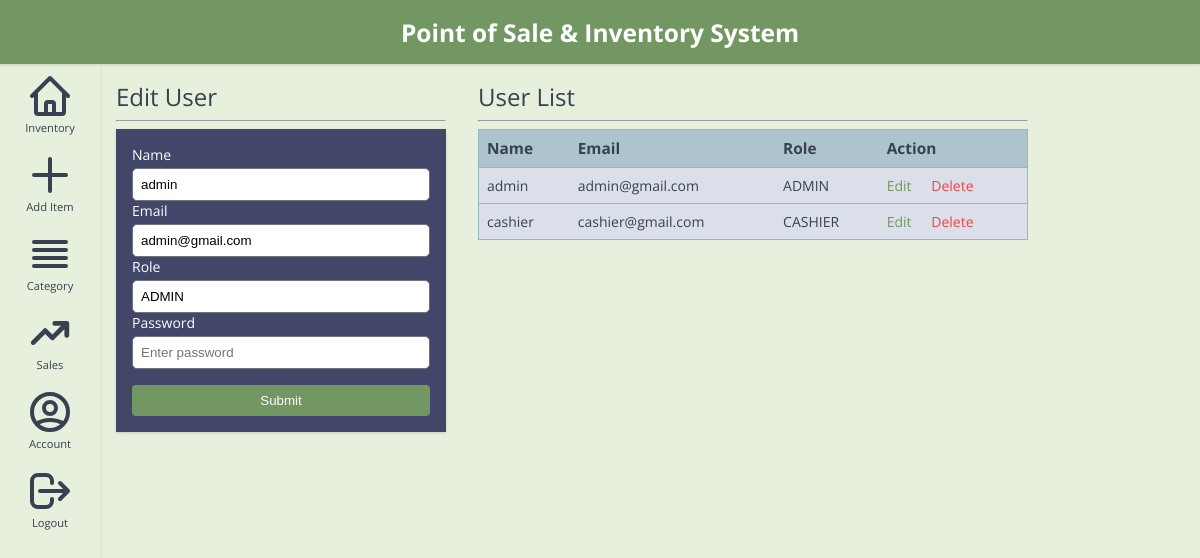
Page /admin_account.php?action=edit&id=1 (signed in) on the committed database.
### tables this page shows
CREATE TABLE `users` (
  `id` int(11) NOT NULL,
  `name` varchar(60) NOT NULL,
  `email` varchar(60) NOT NULL,
  `role` varchar(7) NOT NULL DEFAULT 'CASHIER',
  `password` varchar(60) NOT NULL
);

### _helper.php (called while the page is built, shortened)
<?php
function get($key) {
    if (isset($_GET[$key])) return trim($_GET[$key]);
    return "";
}

### admin_account.php (the view, shortened to what this page needs)
<?php
try {
    $pdo = new PDO("mysql:host=" . DB_HOST . ";dbname=" . DB_DATABASE, DB_USERNAME, DB_PASSWORD);
    $pdo->setAttribute(PDO::ATTR_ERRMODE, PDO::ERRMODE_EXCEPTION);
    $stmt = $pdo->query("SELECT * FROM users");
    $users = $stmt->fetchAll(PDO::FETCH_OBJ);
} catch (PDOException $e) {
    die("Could not connect to the database " . DB_DATABASE . ": " . $e->getMessage());
}
$user = null;
if (get('action') === 'edit' && isset($_GET['id'])) {
    $id = $_GET['id'];
    $stmt = $pdo->prepare("SELECT * FROM users WHERE id = :id");
    $stmt->execute(['id' => $id]);
    $user = $stmt->fetch(PDO::FETCH_OBJ);
}
?>
<!DOCTYPE html>
<html>
<head>
    <link rel="stylesheet" type="text/css" href="css/main-style.css">
    <link rel="stylesheet" type="text/css" href="css/admin-panel.css">
    <link rel="stylesheet" type="text/css" href="css/util.css">
</head>
<body>
    <?php require 'templates/admin_header.php' ?>
    <div class="flex">
        <?php require 'templates/admin_navbar.php' ?>
        <main>
            <div class="flex">
                <div class="category-form">
                    <span class="subtitle">
                        <?php if (get('action') === 'edit') : ?>
                            Edit User
                        <?php else : ?>
                            Add New User
                        <?php endif; ?>
                    </span>
                    <hr />
                    <div class="card">
                        <div class="card-content">
                            <form method="POST" action="api/user_controller.php">
                                <div class="form-control">
                                    <label>Name</label>
                                    <input value="<?= isset($user) ? $user->name : '' ?>" type="text" name="name" placeholder="Enter name" required="true" />
                                </div>
                                <div class="form-control">
                                    <label>Email</label>
                                    <input value="<?= isset($user) ? $user->email : '' ?>" type="email" name="email" placeholder="Enter email" required="true" />
                                </div>
                                <div class="form-control">
                                    <label>Role</label>
                                    <input value="<?= isset($user) ? $user->role : '' ?>" type="text" name="role" placeholder="Enter role" required="true" />
                                </div>
                                <div class="form-control">
                                    <label>Password</label>
                                    <input type="password" name="password" placeholder="Enter password" <?= get('action') === 'edit' ? '' : 'required="true"' ?> />
                                </div>
                                <div class="mt-16">
                                    <button class="btn btn-primary w-full" type="submit">Submit</button>
                                </div>
                            </form>
                        </div>
                    </div>
                </div>
                <div class="category-table">
                    <span class="subtitle">User List</span>
                    <hr />
                    <table id="userTable">
                        <thead>
                            <tr>
                                <th>Name</th>
                                <th>Email</th>
                                <th>Role</th>
                                <th>Action</th>
                            </tr>
                        </thead>
                        <tbody>
                            <?php foreach ($users ?? [] as $user) : ?>
                                <tr>
                                    <td><?= $user->name ?></td>
                                    <td><?= $user->email ?></td>
                                    <td><?= $user->role ?></td>
                                    <td>
                                        <a class="text-primary" href="?action=edit&id=<?= $user->id ?>">Edit</a>
                                        <a class="text-red-500 ml-16" href="api/delete_user.php?id=<?= $user->id ?>" onclick="return confirm('Are you sure you want to delete this user?')">Delete</a>
                                    </td>
                                </tr>
                            <?php endforeach; ?>
                        </tbody>
                    </table>
                </div>
            </div>
        </main>
    </div>
</body>
</html>

### css/main-style.css (style rules this page uses)
body { --shadow: 0 1px 3px 0 rgb(0 0 0 / 0.1), 0 1px 2px -1px rgb(0 0 0 / 0.1); --teal-500: #14B8A6; --red-100: #FEE2E2; --red-500: #EF4444; --green-100: #DCFCE7; --green-300: #86EFAC; --green-500: #22C55E; --primary: #729762; --primary-lighter: #93C5FD; --primary-darker: #A25772; --gray-50: #DBDFEA; --gray-100: #E7F0DC; --gray-200: #ADC4CE; --gray-300: #96B6C5; --gray-400: #9CA3AF; --gray-500: #6B7280; --gray-700: #374151; --color-200: #E3FEF7; background: var(--gray-100); margin: 0; font-family: "Open Sans"; font-size: 14px; color: var(--gray-700); }
.card { transition: background-color 0.3s ease; background-color: #424769; box-shadow: var(--shadow); color: #fff; margin: auto; }
.card-content { padding: 16px; }
.form-control { display: flex; flex-direction: column; }
.form-control input, .form-control select { background-color: #fff; margin-top: 4px; padding: 8px; border-radius: 5px; border: 1px solid #6B7280; }
.btn { font-weight: 500; padding: 8px 16px; background-color: var(--gray-100); border: none; border-radius: 4px; cursor: pointer; }
.btn-primary { background-color: var(--primary); transition: background-color 0.3s ease; color: #fff; }

### css/admin-panel.css (style rules this page uses)
.subtitle { font-size: 1.5rem; }
hr { color: var(--gray-300); }
a { color: inherit; text-decoration: none; }
main { flex-grow: 1; height: calc(100vh - 64px); overflow-y: auto; }
.category-form { padding: 16px; width: 30%; }
.category-table { padding: 16px; width: 50%; }
table { border-collapse: collapse; width: 100%; border: 1px solid var(--gray-300); }
thead { border: 1px solid var(--gray-300); border-width: 1px 0; background-color: var(--gray-200); }
th { text-align: left; padding: 8px; font-size: 1.1em; }
td { background-color: var(--gray-50); border: 1px solid var(--gray-300); border-width: 1px 0; padding: 8px; }

### css/util.css (style rules this page uses)
.mt-16 { margin-top: 16px; }
.ml-16 { margin-left: 16px; }
.flex { display: flex; }
.w-full { width: 100%; }
.text-primary { color: var(--primary); }
.text-red-500 { color: var(--red-500); }

### rows in the picture
users: name "admin", email "admin@gmail.com", role "ADMIN"
users: name "cashier", email "cashier@gmail.com", role "CASHIER"
